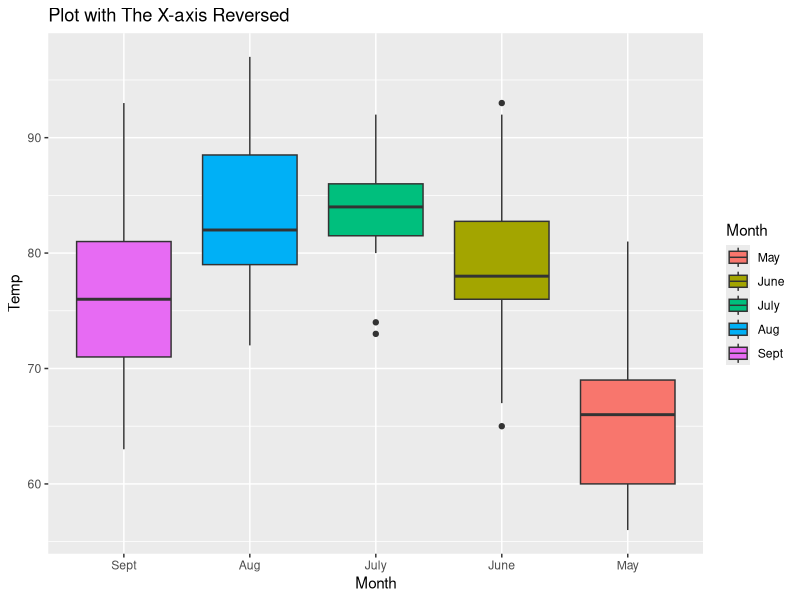
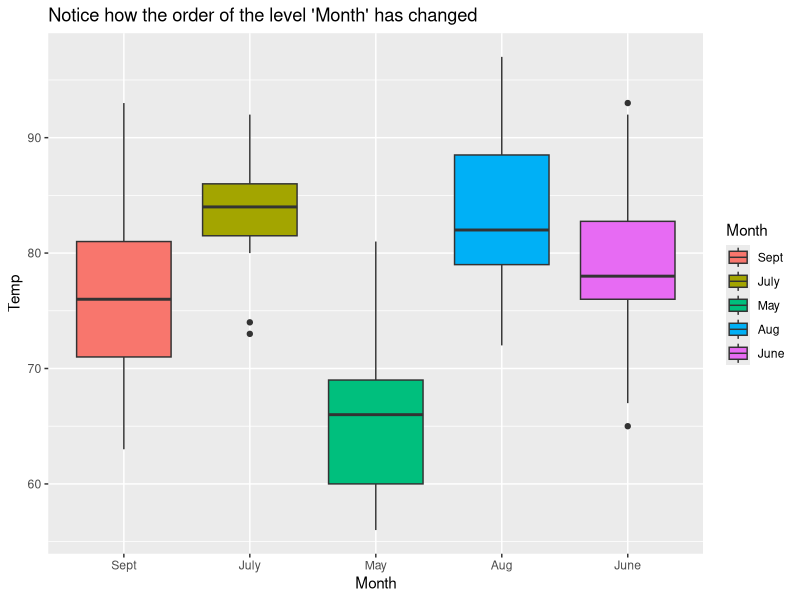
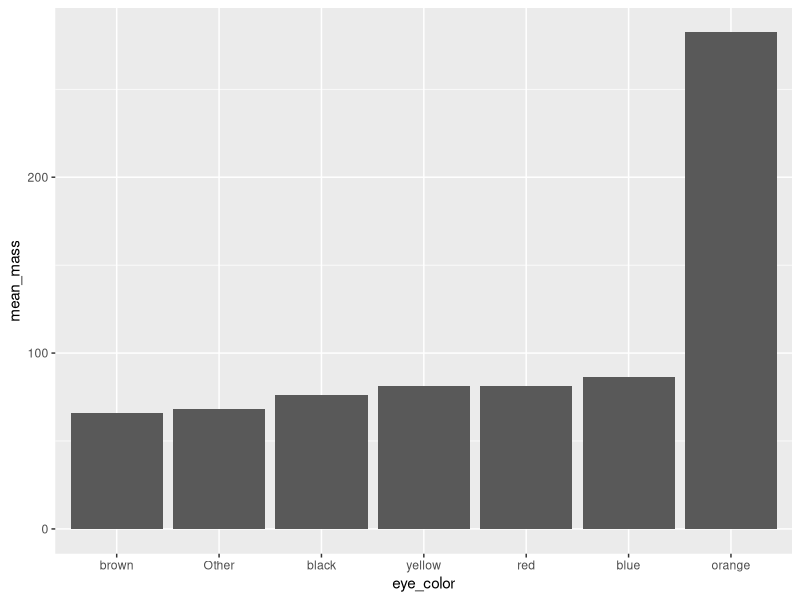

Write the R code that produced these figures, in order.
## ---- chunk 1
knitr::opts_chunk$set(message=FALSE,warning=FALSE, cache=TRUE)
## ---- chunk 2
a<-"hi"
class(a)
b<-c(2,3,5)
class(b)
c<-as.factor(b)
class(c)

## ---- chunk 3
install.packages("dplyr")
install.packages("ggplot2")
library(dplyr)
library(ggplot2)
## ---- chunk 4
#Using data in r (airquality)
library(dplyr)
library(forcats)

# Take a look at the data
glimpse(airquality)

# The column month is listed as an integer so lets change it to a factor
airquality$Month <- factor(airquality$Month)

levels(airquality$Month)

# Now we can recode the factors into the categorical names of the months

airquality$Month <- fct_recode(airquality$Month, May = '5', June = '6', July = '7', Aug = '8', Sept = '9')

glimpse(airquality$Month)
## ---- chunk 5
library(ggplot2)
ggplot(airquality, aes(fct_rev(Month), Temp)) +
  geom_boxplot(aes(fill = Month)) +
  labs(x = "Month") +
  ggtitle(label = "Plot with The X-axis Reversed")
## ---- chunk 6
airquality$Month <- fct_relevel(airquality$Month, 'Sept', 'July', 'May', 'Aug', 'June')

levels(airquality$Month)

ggplot(airquality, aes(Month, Temp)) +
  geom_boxplot(aes(fill = Month)) +
  ggtitle(label = "Notice how the order of the level 'Month' has changed")
## ---- chunk 7
library(dplyr)
starwars %>%
  mutate(skin_color = fct_lump(skin_color, n = 5)) %>%
  count(skin_color, sort = TRUE)
## ---- chunk 8
library(forcats)
library(dplyr)
glimpse(starwars)

avg_mass_eye_color <- starwars %>%
  mutate(eye_color = fct_lump(eye_color, n = 6)) %>%
  group_by(eye_color) %>%
  summarise(mean_mass = mean(mass, na.rm = TRUE))

## ---- chunk 9
library(ggplot2)
avg_mass_eye_color %>%
  mutate(eye_color = fct_reorder(eye_color, mean_mass)) %>%
  ggplot(aes(x = eye_color, y = mean_mass)) + 
  geom_col()
